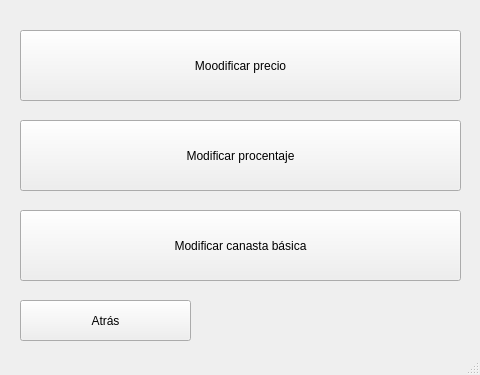
<?xml version="1.0" encoding="UTF-8"?>
<ui version="4.0">
 <class>modify</class>
 <widget class="QMainWindow" name="modify">
  <property name="geometry">
   <rect>
    <x>0</x>
    <y>0</y>
    <width>480</width>
    <height>375</height>
   </rect>
  </property>
  <property name="windowTitle">
   <string>MainWindow</string>
  </property>
  <widget class="QWidget" name="centralwidget">
   <widget class="QPushButton" name="back">
    <property name="geometry">
     <rect>
      <x>20</x>
      <y>300</y>
      <width>171</width>
      <height>41</height>
     </rect>
    </property>
    <property name="text">
     <string>Atrás</string>
    </property>
   </widget>
   <widget class="QPushButton" name="insertarMarca">
    <property name="geometry">
     <rect>
      <x>20</x>
      <y>210</y>
      <width>441</width>
      <height>71</height>
     </rect>
    </property>
    <property name="text">
     <string>Modificar canasta básica</string>
    </property>
   </widget>
   <widget class="QPushButton" name="insertarProd">
    <property name="geometry">
     <rect>
      <x>20</x>
      <y>120</y>
      <width>441</width>
      <height>71</height>
     </rect>
    </property>
    <property name="text">
     <string>Modificar procentaje</string>
    </property>
   </widget>
   <widget class="QPushButton" name="insertarPas">
    <property name="geometry">
     <rect>
      <x>20</x>
      <y>30</y>
      <width>441</width>
      <height>71</height>
     </rect>
    </property>
    <property name="text">
     <string>Moodificar precio</string>
    </property>
   </widget>
  </widget>
  <widget class="QStatusBar" name="statusbar"/>
 </widget>
 <resources/>
 <connections/>
</ui>
